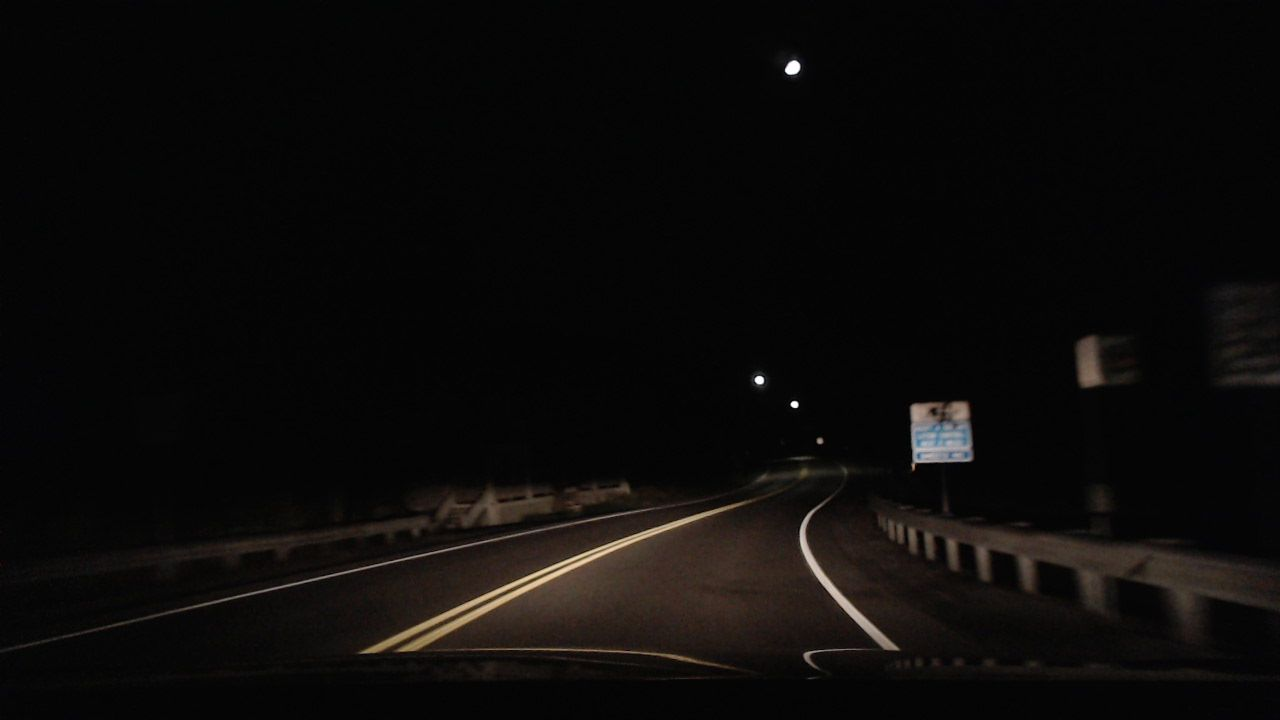
#> input picture carsample.jpg, 1280 x 720 px
$ python avt_lane_detection.py
#> lines starting #> are read from the running program, lines starting #| are printed output that depends on the picture; after the words box and inside, x2 and y2 are one past the last pixel; in counts of white or black regions, pixels touching at a corner belong together
import cv2
import numpy as np
import matplotlib.pyplot as plt
import math

def canny(image):
    # create image variable
    img = cv2.imread(image)
    # convert image to grayscale color
    gray = cv2.cvtColor(img, cv2.COLOR_BGR2GRAY)
    # canny grayscale image
    canny = cv2.Canny(gray, 50,150)
    return canny

def region_of_interest(image):
    HEIGHT = image.shape[0]-100
    # make a roi polygon
    polygons = np.array([
    [(400, HEIGHT),(1000,HEIGHT),(800, 450)]
    ])
    mask = np.zeros_like(image)
    #fill mask with roi polygon
    cv2.fillPoly(mask,polygons,255)
    masked_image = cv2.bitwise_and(image,mask)
    return masked_image

def average_slope_intercept(image, lines):
    left_fit = []
    right_fit = []
    for line in lines:
        x1, y1, x2, y2 = line.reshape(4)
        # determine linear line of best fit
        parameters = np.polyfit((x1, x2), (y1, y2), 1)
        slope = parameters[0]
        intercept = parameters[1]
        # negative slope corresponds to left lane, positive to right lane
        if slope < 0:
            left_fit.append((slope, intercept))
        else:
            right_fit.append((slope, intercept))
    if not left_fit or not right_fit:
        raise Exception("Couldn't detect lane lines")
    left_fit_average = np.average(left_fit, axis = 0)
    right_fit_average = np.average(right_fit, axis = 0)
    # create the left and right line coordinates
    left_line = make_coordinates(image, left_fit_average)
    right_line = make_coordinates(image, right_fit_average)
    return np.array([left_line, right_line])

def make_coordinates(image, line_parameters):
    slope, intercept = line_parameters
    y1 = image.shape[0]
    y2 = int(y1*(3/5))
    x1 = int((y1-intercept)/slope)
    x2 = int((y2-intercept)/slope)
    return np.array([x1, y1, x2, y2])


def display_lines(image, lines):
    line_image = np.zeros_like(image)
    if lines is not None:
        for x1,y1,x2,y2 in lines:
            cv2.line(line_image, (x1, y1), (x2, y2), (0, 255, 0), 10)
    return line_image

def midpoint(image, average_lines):
    left_point = (average_lines[0][0],average_lines[0][1])
    right_point = (average_lines[1][0],average_lines[1][1])

    # Calculate the midpoint
    midpoint_x = int((right_point[0]-left_point[0])/2 + left_point[0])
    midpoint_y = 720
    midpoint = (midpoint_x, midpoint_y)

    # Draw the midpoint
    cv2.circle(image, midpoint, 10, (0,255,0), -1)
    return image, midpoint

def steering_wheel_angle(poi, midpoint):
    u_vector = (1,0)
    v_vector = poi[0]-midpoint[0],midpoint[1]-poi[1]

    dotproduct = v_vector[0]
    magnitude_v_vector = (v_vector[0]**2+v_vector[1]**2)**(1/2)
    cos_theta = dotproduct/magnitude_v_vector
    theta = math.acos(cos_theta)
    theta = math.degrees(theta)
    return (90-theta)/90

def write_steering_wheel_angle(image, angle):
    font = cv2.FONT_HERSHEY_SIMPLEX
    cv2.putText(image, 'Steering Wheel Angle: '+ str(angle), (0,130), font, 1, (200,255,255), 2)
    return image

def point_of_intersection(average_lines, midpoint):
    left_line = tuple(average_lines[0])
    right_line = tuple(average_lines[1])

    delta_x = (left_line[0] - left_line[2], right_line[0] - right_line[2])
    delta_y = (left_line[1] - left_line[3], right_line[1] - right_line[3])

    def determinant(a,b):
        return a[0] * b[1] - a[1] * b[0]

    div = determinant(delta_x, delta_y)
    if div == 0:
        raise Exception("lines do not intersect")

    d = (determinant((left_line[0],left_line[1]),(left_line[2],left_line[3])),determinant((right_line[0],right_line[1]),(right_line[2],right_line[3])))
    x = determinant(d, delta_x) / div
    y = determinant(d, delta_y) / div
    return int(x),int(y)

# carsample.jpg is a temporary image from the data set
lane_image = cv2.imread("carsample.jpg")
#> lane_image is the input picture: shape (720, 1280, 3); mean B, G, R 9.6, 10.7, 12.2

# apply canny edge detection and region of interest bounding
canny_image = region_of_interest(canny("carsample.jpg"))
#> in canny, `canny = cv2.Canny(gray, 50,150)`:
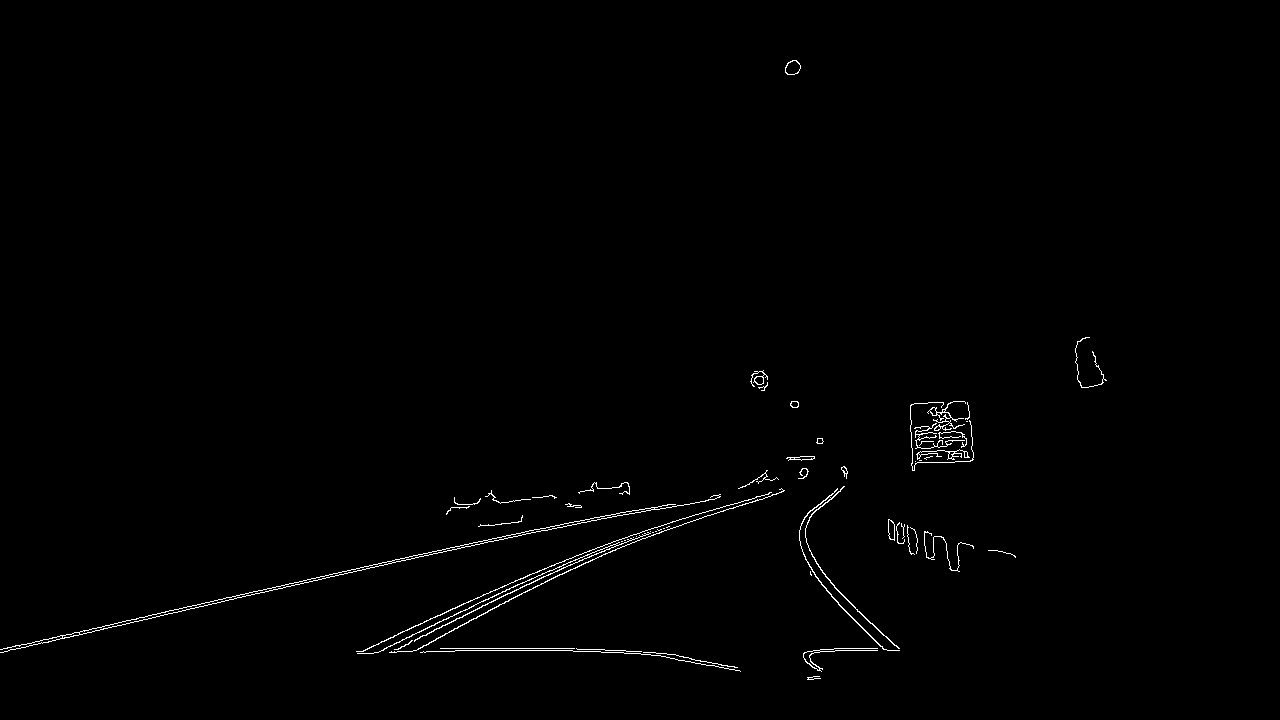
#> canny: shape (720, 1280); 0.73% white in thin lines or dots, all inside (x1, y1, x2, y2) = (0, 60, 1107, 680)
#> in region_of_interest, `HEIGHT = image.shape[0]-100`: HEIGHT = 620
#> in region_of_interest, `polygons = np.array([ [(400, HEIGHT),(1000,HEIGHT),(800, 450)] ])`: polygons = [[400, 620], [1000, 620], [800, 450]]
#> in region_of_interest, `masked_image = cv2.bitwise_and(image,mask)`:
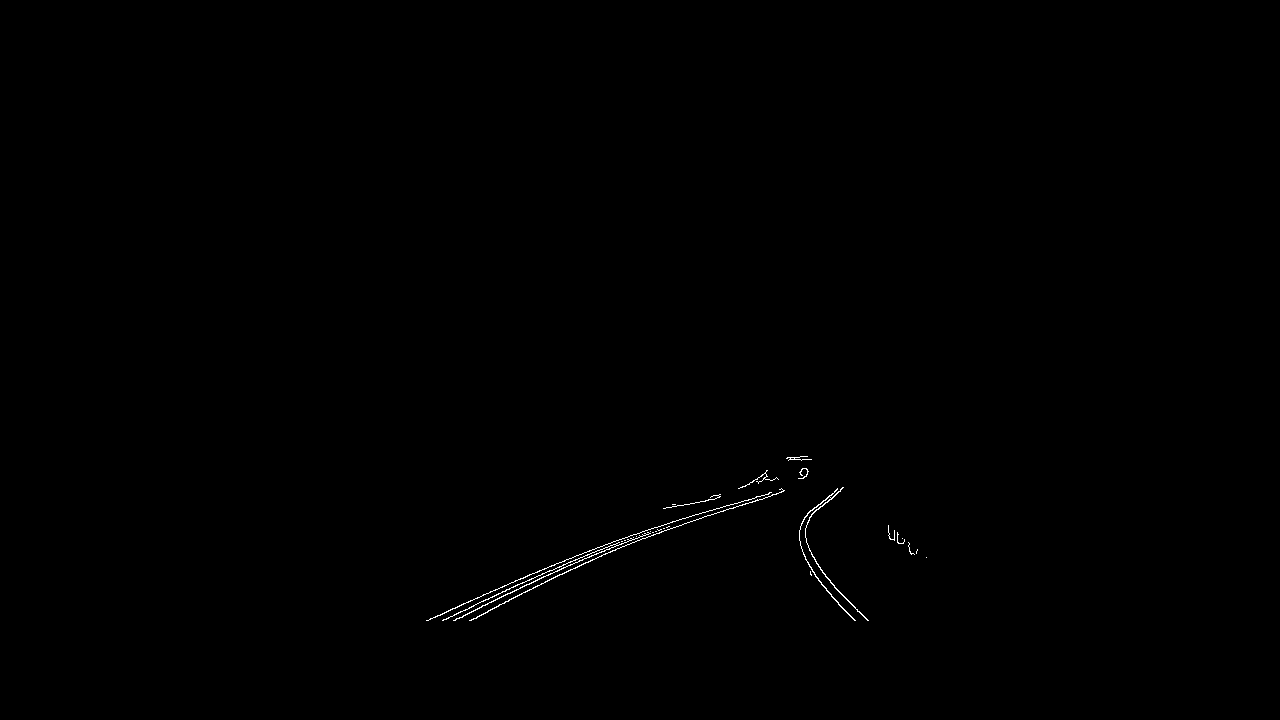
#> masked_image: shape (720, 1280); 0.22% white in thin lines or dots, all inside (x1, y1, x2, y2) = (426, 456, 927, 621)

# apply HoughLines to find lines in image
lines = cv2.HoughLinesP(canny_image,2,np.pi/180, 20, np.array([]), minLineLength=40, maxLineGap=5)
#> lines = [[488, 610, 605, 553], [491, 601, 570, 564], [632, 542, 745, 503], [450, 609, 589, 550], [442, 620, 549, 570], [642, 531, 734, 503], [825, 576, 863, 616], [540, 575, 580, 557], [818, 580, 854, 620], [477, 608, 520, 588], [499, 604, 559, 574]]

# find an average line to use for the left and right lane
averaged_lines = average_slope_intercept(lane_image, lines)
#> the loop in average_slope_intercept, `for line in lines:` made 11 passes
#> (x1, y1, x2, y2, slope, intercept) on passes 1 to 8: (488, 610, 605, 553, -0.487, 847.7), (491, 601, 570, 564, -0.468, 831), (632, 542, 745, 503, -0.345, 760.1), (450, 609, 589, 550, -0.424, 800), (442, 620, 549, 570, -0.467, 826.5), (642, 531, 734, 503, -0.304, 726.4), (825, 576, 863, 616, 1.05, -292.4), (540, 575, 580, 557, -0.45, 818)
#> after the loop in average_slope_intercept, `for line in lines:`: left_fit = [(-0.487, 847.7), (-0.468, 831), (-0.345, 760.1), (-0.424, 800), (-0.467, 826.5), (-0.304, 726.4), (-0.45, 818), (-0.465, 829.9), (-0.5, 853.5)]; right_fit = [(1.05, -292.4), (1.11, -328.9)]
#> in average_slope_intercept, `left_fit_average = np.average(left_fit, axis = 0)`: left_fit_average = [-0.435, 810.3]
#> in average_slope_intercept, `right_fit_average = np.average(right_fit, axis = 0)`: right_fit_average = [1.08, -310.7]
#> in make_coordinates, `slope, intercept = line_parameters`: slope = -0.435; intercept = 810.3
#> in make_coordinates, `x1 = int((y1-intercept)/slope)`: x1 = 207
#> in make_coordinates, `x2 = int((y2-intercept)/slope)`: x2 = 870
#> in average_slope_intercept, `left_line = make_coordinates(image, left_fit_average)`: left_line = [207, 720, 870, 432]
#> in average_slope_intercept, `right_line = make_coordinates(image, right_fit_average)`: right_line = [952, 720, 686, 432]
#> averaged_lines = [[207, 720, 870, 432], [952, 720, 686, 432]]

# line_image contains only the lane lines drawn
line_image = display_lines(lane_image, averaged_lines)
#> the loop in display_lines, `for x1,y1,x2,y2 in lines:` made 2 passes
midpoint_image = midpoint(lane_image, averaged_lines)[0]
#> in midpoint, `left_point = (average_lines[0][0],average_lines[0][1])`: left_point = (207, 720)
#> in midpoint, `right_point = (average_lines[1][0],average_lines[1][1])`: right_point = (952, 720)
#> in midpoint, `midpoint_x = int((right_point[0]-left_point[0])/2 + left_point[0])`: midpoint_x = 579
#> in midpoint, `midpoint = (midpoint_x, midpoint_y)`: midpoint = (579, 720)
midpoint = midpoint(lane_image, averaged_lines)[1]
#> midpoint = (579, 720)

# Finding the steering wheel angle.
poi = point_of_intersection(averaged_lines, midpoint)
#> in point_of_intersection, `left_line = tuple(average_lines[0])`: left_line = (207, 720, 870, 432)
#> in point_of_intersection, `right_line = tuple(average_lines[1])`: right_line = (952, 720, 686, 432)
#> in point_of_intersection, `delta_x = (left_line[0] - left_line[2], right_line[0] - right_line[2])`: delta_x = (-663, 266)
#> in point_of_intersection, `delta_y = (left_line[1] - left_line[3], right_line[1] - right_line[3])`: delta_y = (288, 288)
#> in point_of_intersection, `div = determinant(delta_x, delta_y)`: div = -267552
#> in point_of_intersection, `d = (determinant((left_line[0],left_line[1]),(left_line[2],left_line[3..`: d = (-536976, -82656)
#> in point_of_intersection, `x = determinant(d, delta_x) / div`: x = 738.7
#> in point_of_intersection, `y = determinant(d, delta_y) / div`: y = 489
#> poi = (738, 489)
steering_wheel_angle = steering_wheel_angle(poi, midpoint)
#> in steering_wheel_angle, `v_vector = poi[0]-midpoint[0],midpoint[1]-poi[1]`: v_vector = (159, 231)
#> in steering_wheel_angle, `dotproduct = v_vector[0]`: dotproduct = 159
#> in steering_wheel_angle, `magnitude_v_vector = (v_vector[0]**2+v_vector[1]**2)**(1/2)`: magnitude_v_vector = 280.4
#> in steering_wheel_angle, `cos_theta = dotproduct/magnitude_v_vector`: cos_theta = 0.567
#> in steering_wheel_angle, `theta = math.acos(cos_theta)`: theta = 0.968
#> in steering_wheel_angle, `theta = math.degrees(theta)`: theta = 55.46
#> steering_wheel_angle = 0.384
steering_wheel_angle_image = write_steering_wheel_angle(lane_image, steering_wheel_angle)
#> in write_steering_wheel_angle, `font = cv2.FONT_HERSHEY_SIMPLEX`: font = 0
#> in write_steering_wheel_angle, `cv2.putText(image, 'Steering Wheel Angle: '+ str(angle), (0,130), font..`:
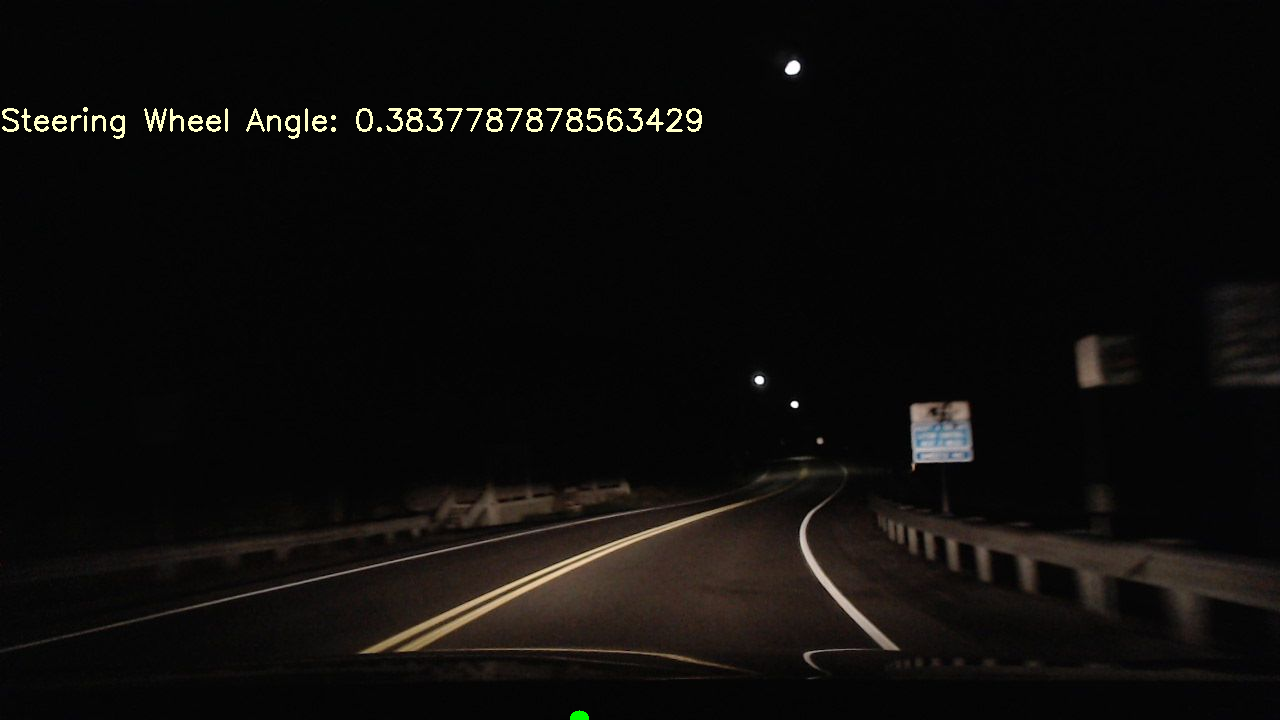
#> image: shape (720, 1280, 3); mean B, G, R 10.7, 12.1, 13.6

# lane_with_lines_image combines the line_image,the lane_image, and the midpoint_image
lane_with_lines_image = cv2.addWeighted(lane_image, 0.8, line_image, 1, 1)
lane_with_lines_image = cv2.addWeighted(lane_with_lines_image, 0.8, midpoint_image, 1, 1)
lane_with_lines_image = cv2.addWeighted(lane_with_lines_image, 0.8, steering_wheel_angle_image, 1, 1)
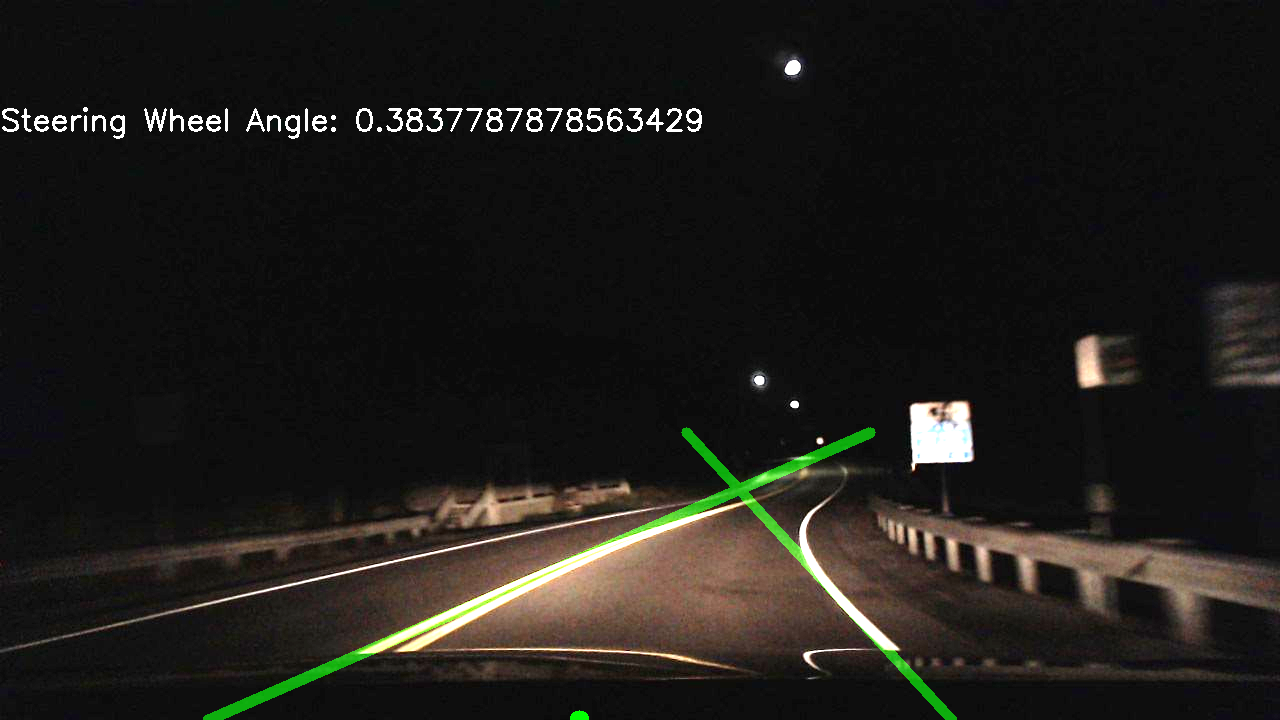
#> lane_with_lines_image: shape (720, 1280, 3); mean B, G, R 25.2, 28.9, 30.8

# plt helps show the image in a graph
#plt.imshow(lane_image)
#plt.show()

# display image
cv2.imshow("image", lane_with_lines_image)
cv2.waitKey(0)

$ run again, with Capture.PNG saved as carsample.jpg
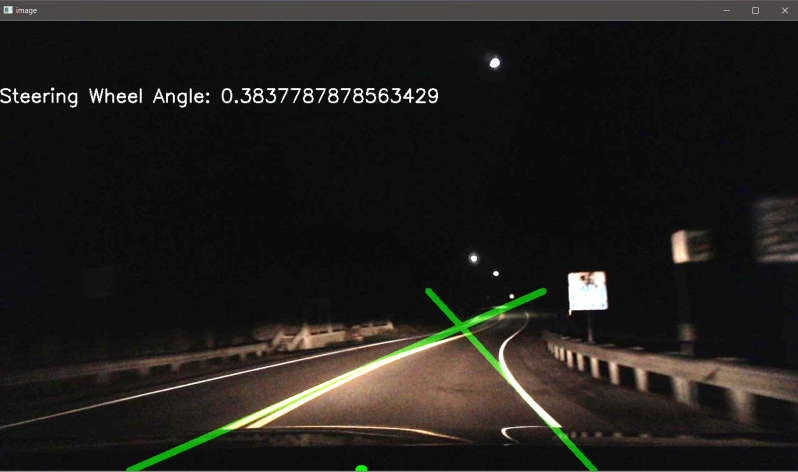
#> input picture Capture.PNG, 1596 x 943 px (shown at 1/2 size)
#> lane_image is the input picture: shape (943, 1596, 3); mean B, G, R 27.6, 31.2, 33
#> in canny, `canny = cv2.Canny(gray, 50,150)`:
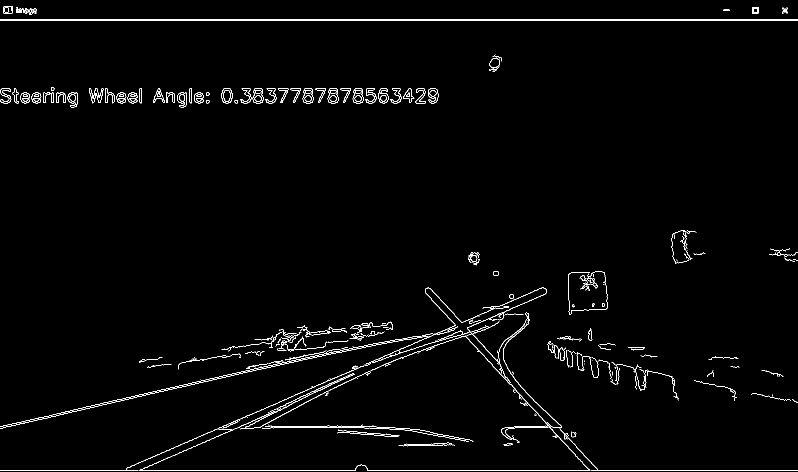
#> canny: shape (943, 1596) (shown at 1/2 size); 1.6% white in thin lines or dots
#> HEIGHT = 843
#> polygons = [[400, 843], [1000, 843], [800, 450]]
#> mask: shape (943, 1596); 7.9% white; 1 white region, box (x1, y1, x2, y2) and area: (400, 450, 1001, 844) 118597
#> masked_image: shape (943, 1596); 0.28% white in thin lines or dots, all inside (x1, y1, x2, y2) = (466, 575, 916, 844)
#> lines = 22 rows, first 6: [517, 735, 610, 716], [521, 838, 621, 789], [532, 815, 648, 765], [829, 673, 880, 664], [707, 698, 855, 672], [699, 760, 794, 718]
#> the loop in average_slope_intercept, `for line in lines:` made 22 passes
#> (x1, y1, x2, y2, slope, intercept) on passes 1 to 8: (517, 735, 610, 716, -0.204, 840.6), (521, 838, 621, 789, -0.49, 1093.3), (532, 815, 648, 765, -0.431, 1044.3), (829, 673, 880, 664, -0.176, 819.3), (707, 698, 855, 672, -0.176, 822.2), (699, 760, 794, 718, -0.442, 1069), (606, 716, 705, 696, -0.202, 838.4), (502, 843, 555, 819, -0.453, 1070.3)
#> after the loop in average_slope_intercept, `for line in lines:`: left_fit = 21 items, first 6: (-0.204, 840.6), (-0.49, 1093.3), (-0.431, 1044.3), (-0.176, 819.3), (-0.176, 822.2), (-0.442, 1069); right_fit = [(1.07, -327.3)]
#> left_fit_average = [-0.322, 949.7]
#> right_fit_average = [1.07, -327.3]
#> in make_coordinates, `slope, intercept = line_parameters`: slope = -0.322; intercept = 949.7
#> in make_coordinates, `x1 = int((y1-intercept)/slope)`: x1 = 20
#> in make_coordinates, `x2 = int((y2-intercept)/slope)`: x2 = 1196
#> in average_slope_intercept, `left_line = make_coordinates(image, left_fit_average)`: left_line = [20, 943, 1196, 565]
#> in average_slope_intercept, `right_line = make_coordinates(image, right_fit_average)`: right_line = [1183, 943, 831, 565]
#> averaged_lines = [[20, 943, 1196, 565], [1183, 943, 831, 565]]
#> the loop in display_lines, `for x1,y1,x2,y2 in lines:` made 2 passes
#> left_point = (20, 943)
#> right_point = (1183, 943)
#> midpoint_x = 601
#> in midpoint, `midpoint = (midpoint_x, midpoint_y)`: midpoint = (601, 720)
#> in point_of_intersection, `left_line = tuple(average_lines[0])`: left_line = (20, 943, 1196, 565)
#> in point_of_intersection, `right_line = tuple(average_lines[1])`: right_line = (1183, 943, 831, 565)
#> delta_x = (-1176, 352)
#> delta_y = (378, 378)
#> div = -577584
#> d = (-1116528, -115238)
#> x = 915.1
#> y = 655.3
#> poi = (915, 655)
#> v_vector = (314, 65)
#> dotproduct = 314
#> magnitude_v_vector = 320.7
#> cos_theta = 0.979
#> in steering_wheel_angle, `theta = math.acos(cos_theta)`: theta = 0.204
#> in steering_wheel_angle, `theta = math.degrees(theta)`: theta = 11.7
#> steering_wheel_angle = 0.87
#> font = 0
#> `lane_with_lines_image = cv2.addWeighted(lane_with_lines_image, 0.8, st..`:
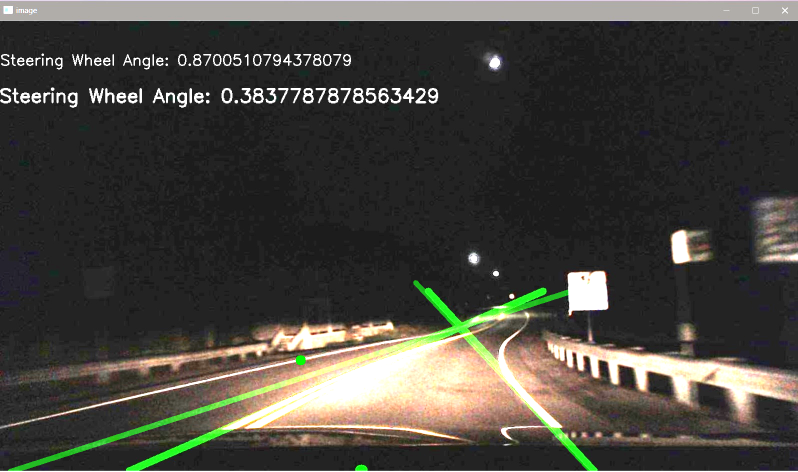
#> lane_with_lines_image: shape (943, 1596, 3) (shown at 1/2 size); mean B, G, R 61.7, 68.1, 70.3
